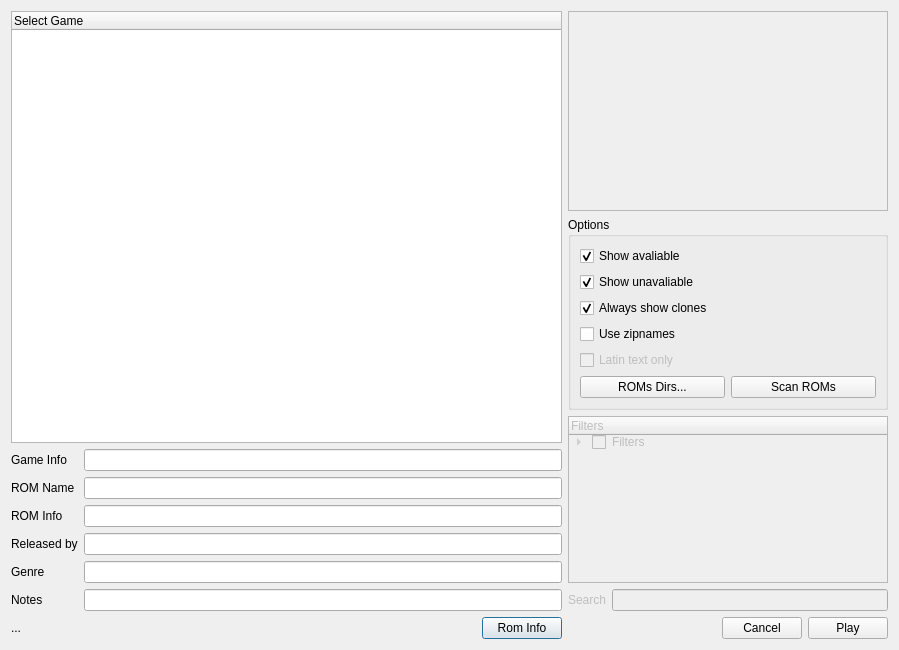
<?xml version="1.0" encoding="UTF-8"?>
<ui version="4.0">
 <class>SelectDialog</class>
 <widget class="QDialog" name="SelectDialog">
  <property name="geometry">
   <rect>
    <x>0</x>
    <y>0</y>
    <width>899</width>
    <height>650</height>
   </rect>
  </property>
  <property name="windowTitle">
   <string>Dialog</string>
  </property>
  <layout class="QHBoxLayout" name="horizontalLayout_7">
   <item>
    <layout class="QHBoxLayout" name="horizontalLayout_6" stretch="10,0">
     <item>
      <layout class="QVBoxLayout" name="verticalLayout" stretch="0,0,0">
       <item>
        <widget class="QTreeWidget" name="tvDrivers">
         <column>
          <property name="text">
           <string>Select Game</string>
          </property>
         </column>
        </widget>
       </item>
       <item>
        <layout class="QFormLayout" name="formLayout">
         <property name="fieldGrowthPolicy">
          <enum>QFormLayout::AllNonFixedFieldsGrow</enum>
         </property>
         <item row="0" column="0">
          <widget class="QLabel" name="label">
           <property name="text">
            <string>Game Info</string>
           </property>
          </widget>
         </item>
         <item row="0" column="1">
          <widget class="QLineEdit" name="leGameInfo">
           <property name="readOnly">
            <bool>true</bool>
           </property>
          </widget>
         </item>
         <item row="1" column="0">
          <widget class="QLabel" name="label_2">
           <property name="text">
            <string>ROM Name</string>
           </property>
          </widget>
         </item>
         <item row="1" column="1">
          <widget class="QLineEdit" name="leRomName">
           <property name="readOnly">
            <bool>true</bool>
           </property>
          </widget>
         </item>
         <item row="2" column="0">
          <widget class="QLabel" name="label_3">
           <property name="text">
            <string>ROM Info</string>
           </property>
          </widget>
         </item>
         <item row="2" column="1">
          <widget class="QLineEdit" name="leRomInfo">
           <property name="readOnly">
            <bool>true</bool>
           </property>
          </widget>
         </item>
         <item row="3" column="0">
          <widget class="QLabel" name="label_4">
           <property name="text">
            <string>Released by</string>
           </property>
          </widget>
         </item>
         <item row="3" column="1">
          <widget class="QLineEdit" name="leReleasedBy">
           <property name="readOnly">
            <bool>true</bool>
           </property>
          </widget>
         </item>
         <item row="4" column="0">
          <widget class="QLabel" name="label_7">
           <property name="text">
            <string>Genre</string>
           </property>
          </widget>
         </item>
         <item row="4" column="1">
          <widget class="QLineEdit" name="leGenre">
           <property name="readOnly">
            <bool>true</bool>
           </property>
          </widget>
         </item>
         <item row="5" column="0">
          <widget class="QLabel" name="label_5">
           <property name="text">
            <string>Notes</string>
           </property>
          </widget>
         </item>
         <item row="5" column="1">
          <widget class="QLineEdit" name="leNotes">
           <property name="readOnly">
            <bool>true</bool>
           </property>
          </widget>
         </item>
        </layout>
       </item>
       <item>
        <layout class="QHBoxLayout" name="horizontalLayout">
         <item>
          <widget class="QLabel" name="lblCounter">
           <property name="minimumSize">
            <size>
             <width>0</width>
             <height>0</height>
            </size>
           </property>
           <property name="text">
            <string>...</string>
           </property>
          </widget>
         </item>
         <item>
          <spacer name="horizontalSpacer_2">
           <property name="orientation">
            <enum>Qt::Horizontal</enum>
           </property>
           <property name="sizeHint" stdset="0">
            <size>
             <width>40</width>
             <height>20</height>
            </size>
           </property>
          </spacer>
         </item>
         <item>
          <widget class="QPushButton" name="btnRomInfo">
           <property name="text">
            <string>Rom Info</string>
           </property>
          </widget>
         </item>
        </layout>
       </item>
      </layout>
     </item>
     <item>
      <layout class="QVBoxLayout" name="verticalLayout_4">
       <item>
        <layout class="QHBoxLayout" name="horizontalLayout_5">
         <property name="sizeConstraint">
          <enum>QLayout::SetDefaultConstraint</enum>
         </property>
         <item>
          <widget class="QLabel" name="imgTitleScreen">
           <property name="sizePolicy">
            <sizepolicy hsizetype="Fixed" vsizetype="Fixed">
             <horstretch>0</horstretch>
             <verstretch>0</verstretch>
            </sizepolicy>
           </property>
           <property name="minimumSize">
            <size>
             <width>320</width>
             <height>200</height>
            </size>
           </property>
           <property name="maximumSize">
            <size>
             <width>320</width>
             <height>200</height>
            </size>
           </property>
           <property name="frameShape">
            <enum>QFrame::StyledPanel</enum>
           </property>
           <property name="text">
            <string/>
           </property>
           <property name="pixmap">
            <pixmap resource="rscr.qrc">:/resource/splash.bmp</pixmap>
           </property>
           <property name="scaledContents">
            <bool>true</bool>
           </property>
          </widget>
         </item>
        </layout>
       </item>
       <item>
        <widget class="QGroupBox" name="groupBox">
         <property name="title">
          <string>Options</string>
         </property>
         <layout class="QVBoxLayout" name="verticalLayout_3">
          <item>
           <layout class="QVBoxLayout" name="verticalLayout_2">
            <item>
             <widget class="QCheckBox" name="ckbShowAvaliable">
              <property name="text">
               <string>Show avaliable</string>
              </property>
              <property name="checked">
               <bool>true</bool>
              </property>
             </widget>
            </item>
            <item>
             <widget class="QCheckBox" name="ckbShowUnavaliable">
              <property name="text">
               <string>Show unavaliable</string>
              </property>
              <property name="checked">
               <bool>true</bool>
              </property>
             </widget>
            </item>
            <item>
             <widget class="QCheckBox" name="ckbShowClones">
              <property name="text">
               <string>Always show clones</string>
              </property>
              <property name="checked">
               <bool>true</bool>
              </property>
             </widget>
            </item>
            <item>
             <widget class="QCheckBox" name="ckbUseZipnames">
              <property name="text">
               <string>Use zipnames</string>
              </property>
             </widget>
            </item>
            <item>
             <widget class="QCheckBox" name="ckbLatinTextOnly">
              <property name="enabled">
               <bool>false</bool>
              </property>
              <property name="text">
               <string>Latin text only</string>
              </property>
             </widget>
            </item>
            <item>
             <layout class="QHBoxLayout" name="horizontalLayout_2">
              <item>
               <widget class="QPushButton" name="btnRomDirs">
                <property name="text">
                 <string>ROMs Dirs...</string>
                </property>
               </widget>
              </item>
              <item>
               <widget class="QPushButton" name="btnScanRoms">
                <property name="text">
                 <string>Scan ROMs</string>
                </property>
               </widget>
              </item>
             </layout>
            </item>
           </layout>
          </item>
         </layout>
        </widget>
       </item>
       <item>
        <widget class="QTreeWidget" name="tvFilters">
         <property name="enabled">
          <bool>false</bool>
         </property>
         <column>
          <property name="text">
           <string>Filters</string>
          </property>
         </column>
         <item>
          <property name="text">
           <string>Filters</string>
          </property>
          <property name="checkState">
           <enum>Unchecked</enum>
          </property>
          <property name="flags">
           <set>ItemIsSelectable|ItemIsUserCheckable|ItemIsEnabled|ItemIsTristate</set>
          </property>
          <item>
           <property name="text">
            <string>BoardType</string>
           </property>
           <property name="checkState">
            <enum>Unchecked</enum>
           </property>
           <property name="flags">
            <set>ItemIsSelectable|ItemIsDragEnabled|ItemIsUserCheckable|ItemIsEnabled|ItemIsTristate</set>
           </property>
           <item>
            <property name="text">
             <string>Genuine</string>
            </property>
            <property name="checkState">
             <enum>Unchecked</enum>
            </property>
           </item>
           <item>
            <property name="text">
             <string>Bootleg</string>
            </property>
            <property name="checkState">
             <enum>Unchecked</enum>
            </property>
           </item>
           <item>
            <property name="text">
             <string>Demo</string>
            </property>
            <property name="checkState">
             <enum>Unchecked</enum>
            </property>
           </item>
           <item>
            <property name="text">
             <string>Hack</string>
            </property>
            <property name="checkState">
             <enum>Unchecked</enum>
            </property>
           </item>
           <item>
            <property name="text">
             <string>Homebrew</string>
            </property>
            <property name="checkState">
             <enum>Unchecked</enum>
            </property>
           </item>
           <item>
            <property name="text">
             <string>Prototype</string>
            </property>
            <property name="checkState">
             <enum>Unchecked</enum>
            </property>
           </item>
          </item>
          <item>
           <property name="text">
            <string>Family</string>
           </property>
           <property name="checkState">
            <enum>Unchecked</enum>
           </property>
          </item>
          <item>
           <property name="text">
            <string>Genre</string>
           </property>
           <property name="checkState">
            <enum>Unchecked</enum>
           </property>
          </item>
          <item>
           <property name="text">
            <string>Hardware</string>
           </property>
           <property name="checkState">
            <enum>Unchecked</enum>
           </property>
           <item>
            <property name="text">
             <string>Capcom (Other)</string>
            </property>
            <property name="checkState">
             <enum>Unchecked</enum>
            </property>
           </item>
           <item>
            <property name="text">
             <string>Cave</string>
            </property>
            <property name="checkState">
             <enum>Unchecked</enum>
            </property>
           </item>
           <item>
            <property name="text">
             <string>CPS-1</string>
            </property>
            <property name="checkState">
             <enum>Unchecked</enum>
            </property>
           </item>
           <item>
            <property name="text">
             <string>CPS-2</string>
            </property>
            <property name="checkState">
             <enum>Unchecked</enum>
            </property>
           </item>
           <item>
            <property name="text">
             <string>CPS-3</string>
            </property>
            <property name="checkState">
             <enum>Unchecked</enum>
            </property>
           </item>
           <item>
            <property name="text">
             <string>Data East</string>
            </property>
            <property name="checkState">
             <enum>Unchecked</enum>
            </property>
           </item>
           <item>
            <property name="text">
             <string>Galaxian</string>
            </property>
            <property name="checkState">
             <enum>Unchecked</enum>
            </property>
           </item>
           <item>
            <property name="text">
             <string>Irem</string>
            </property>
            <property name="checkState">
             <enum>Unchecked</enum>
            </property>
           </item>
           <item>
            <property name="text">
             <string>Kaneko</string>
            </property>
            <property name="checkState">
             <enum>Unchecked</enum>
            </property>
           </item>
           <item>
            <property name="text">
             <string>Konami</string>
            </property>
            <property name="checkState">
             <enum>Unchecked</enum>
            </property>
           </item>
           <item>
            <property name="text">
             <string>Neo Geo</string>
            </property>
            <property name="checkState">
             <enum>Unchecked</enum>
            </property>
           </item>
           <item>
            <property name="text">
             <string>Pacman</string>
            </property>
            <property name="checkState">
             <enum>Unchecked</enum>
            </property>
           </item>
           <item>
            <property name="text">
             <string>PGM</string>
            </property>
            <property name="checkState">
             <enum>Unchecked</enum>
            </property>
           </item>
           <item>
            <property name="text">
             <string>Psikyo</string>
            </property>
            <property name="checkState">
             <enum>Unchecked</enum>
            </property>
           </item>
           <item>
            <property name="text">
             <string>Sega</string>
            </property>
            <property name="checkState">
             <enum>Unchecked</enum>
            </property>
           </item>
           <item>
            <property name="text">
             <string>Seta</string>
            </property>
            <property name="checkState">
             <enum>Unchecked</enum>
            </property>
           </item>
           <item>
            <property name="text">
             <string>Taito</string>
            </property>
            <property name="checkState">
             <enum>Unchecked</enum>
            </property>
           </item>
           <item>
            <property name="text">
             <string>Technos</string>
            </property>
            <property name="checkState">
             <enum>Unchecked</enum>
            </property>
           </item>
           <item>
            <property name="text">
             <string>Toaplan</string>
            </property>
            <property name="checkState">
             <enum>Unchecked</enum>
            </property>
           </item>
           <item>
            <property name="text">
             <string>Misc (pre 90s)</string>
            </property>
            <property name="checkState">
             <enum>Unchecked</enum>
            </property>
           </item>
           <item>
            <property name="text">
             <string>Misc (post 90s)</string>
            </property>
            <property name="checkState">
             <enum>Unchecked</enum>
            </property>
           </item>
           <item>
            <property name="text">
             <string>Master System</string>
            </property>
            <property name="checkState">
             <enum>Unchecked</enum>
            </property>
           </item>
           <item>
            <property name="text">
             <string>Megadrive</string>
            </property>
            <property name="checkState">
             <enum>Unchecked</enum>
            </property>
           </item>
           <item>
            <property name="text">
             <string>PC-Engine</string>
            </property>
            <property name="checkState">
             <enum>Unchecked</enum>
            </property>
           </item>
           <item>
            <property name="text">
             <string>SNES</string>
            </property>
            <property name="checkState">
             <enum>Unchecked</enum>
            </property>
           </item>
          </item>
         </item>
        </widget>
       </item>
       <item>
        <layout class="QHBoxLayout" name="horizontalLayout_3">
         <item>
          <widget class="QLabel" name="label_6">
           <property name="enabled">
            <bool>false</bool>
           </property>
           <property name="text">
            <string>Search</string>
           </property>
          </widget>
         </item>
         <item>
          <widget class="QLineEdit" name="leSearch">
           <property name="enabled">
            <bool>false</bool>
           </property>
          </widget>
         </item>
        </layout>
       </item>
       <item>
        <layout class="QHBoxLayout" name="horizontalLayout_4">
         <item>
          <spacer name="horizontalSpacer">
           <property name="orientation">
            <enum>Qt::Horizontal</enum>
           </property>
           <property name="sizeHint" stdset="0">
            <size>
             <width>40</width>
             <height>20</height>
            </size>
           </property>
          </spacer>
         </item>
         <item>
          <widget class="QPushButton" name="btnCancel">
           <property name="text">
            <string>Cancel</string>
           </property>
          </widget>
         </item>
         <item>
          <widget class="QPushButton" name="btnPlay">
           <property name="text">
            <string>Play</string>
           </property>
          </widget>
         </item>
        </layout>
       </item>
      </layout>
     </item>
    </layout>
   </item>
  </layout>
 </widget>
 <resources>
  <include location="rscr.qrc"/>
 </resources>
 <connections>
  <connection>
   <sender>btnCancel</sender>
   <signal>clicked()</signal>
   <receiver>SelectDialog</receiver>
   <slot>reject()</slot>
   <hints>
    <hint type="sourcelabel">
     <x>601</x>
     <y>558</y>
    </hint>
    <hint type="destinationlabel">
     <x>545</x>
     <y>555</y>
    </hint>
   </hints>
  </connection>
 </connections>
</ui>
